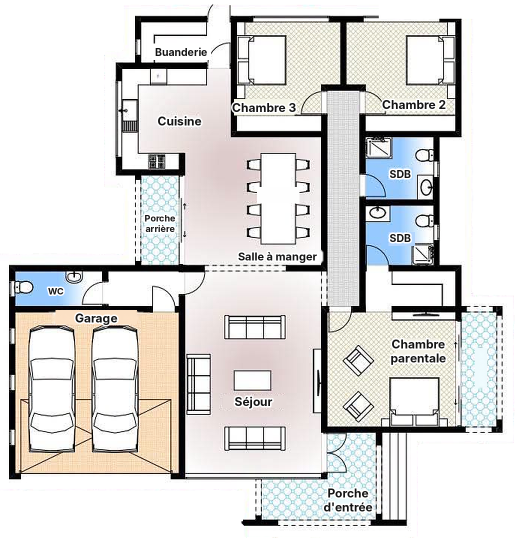
#> input picture visite_plan/jobs/V3-3CH-02/plan.png, 1030 x 1080 px (shown at 1/2 size)
$ python make_paths.py
#> lines starting #> are read from the running program, lines starting #| are printed output that depends on the picture
"""Pièces et trajets pour V3-3CH-02 : coordonnées du plan source (avant agrandissement x1.5), puis échelle K et décalage OFF vers plan.png."""
import json
from PIL import Image, ImageDraw
K = 1.5
OFF = (-20, -25)
def o(p): return (p[0]*K+OFF[0], p[1]*K+OFF[1])
def rect(x0,y0,x1,y1): return [(x0,y0),(x1,y0),(x1,y1),(x0,y1)]
POLYS = {
 "Porche d'entrée": rect(365, 650, 520, 720),
 "Séjour": rect(265, 380, 450, 653),
 "Salle à manger": rect(265, 200, 450, 376),
 "Cuisine": rect(180, 110, 330, 247),
 "Buanderie": rect(205, 65, 295, 100),
 "Garage": rect(40, 433, 265, 653),
 "Chambre 3": rect(330, 45, 475, 170),
 "Chambre 2": rect(480, 45, 630, 170),
 "SDB": rect(505, 200, 600, 370),
 "Chambre parentale": rect(455, 430, 690, 590),
}
START = (440, 715)
PATHS = {   # waypoints : toujours par les portes / ouvertures
 "Porche d'entrée": [START,(440,690)],
 "Séjour": [(440,690),(470,665),(462,628),(430,600),(370,520),(360,500)],
 "Salle à manger": [(360,500),(345,420),(345,378),(330,330),(330,300)],
 "Cuisine": [(330,300),(300,250),(270,210),(255,185)],
 "Buanderie": [(255,185),(285,140),(305,112),(305,92),(270,84)],
 "Garage": [(270,84),(305,112),(320,200),(330,330),(345,378),(300,395),(268,405),(232,405),(232,445),(150,520),(132,540)],
 "Chambre 3": [(132,540),(150,520),(232,445),(232,405),(268,405),(345,378),(420,330),(470,250),(470,180),(455,158),(400,120)],
 "Chambre 2": [(400,120),(455,158),(480,165),(520,160),(560,110)],
 "SDB": [(560,110),(520,160),(480,180),(480,265),(510,268),(550,240)],
 "Chambre parentale": [(550,240),(510,268),(480,265),(480,420),(475,442),(520,480),(560,490)],
}
def chaikin(pts, n=2):
    for _ in range(n):
        out=[pts[0]]
        for a,b in zip(pts,pts[1:]):
            out += [(0.75*a[0]+0.25*b[0],0.75*a[1]+0.25*b[1]),(0.25*a[0]+0.75*b[0],0.25*a[1]+0.75*b[1])]
        out.append(pts[-1]); pts=out
    return pts
rooms=[]
for name, wp in PATHS.items():
    sm = chaikin(wp) if len(wp)>2 else wp
    rooms.append({"name":name,"path":[[round(c,1) for c in o(p)] for p in sm],"poly":[[round(c,1) for c in o(p)] for p in POLYS[name]]})
json.dump({"start":list(o(START)),"rooms":rooms},open("paths.json","w"),indent=1,ensure_ascii=False)
img=Image.open("plan.png").convert("RGB"); d=ImageDraw.Draw(img,"RGBA")
#> further down, img is the input picture: PIL image 1030x1080 RGB; mean R, G, B 219, 217.9, 216.3
cols=[(240,138,46),(200,0,0),(0,160,0),(160,0,200),(0,160,160),(200,120,0),(255,0,120),(90,90,90),(0,0,0),(0,120,255)]
for i,r in enumerate(rooms):
    c=cols[i%len(cols)]
    d.polygon([tuple(p) for p in r["poly"]],fill=c+(45,),outline=c+(255,))
    d.line([tuple(p) for p in r["path"]],fill=c+(255,),width=5)
img.save("paths_check.png")
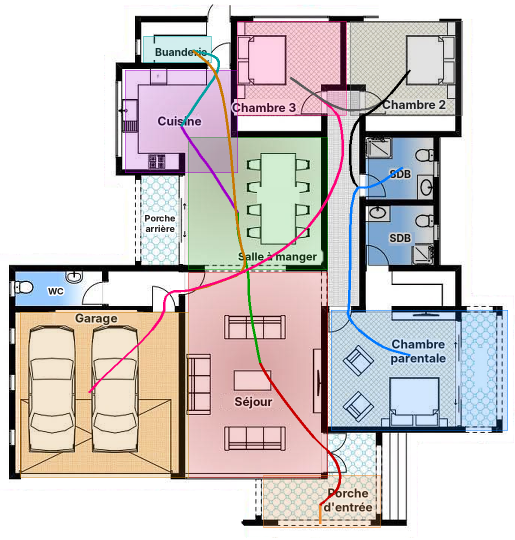
#> saved as paths_check.png: PIL image 1030x1080 RGB (shown at 1/2 size); mean R, G, B 209.6, 203, 202

$ run again, with visite_plan/jobs/V3-3CH-02/source.png copied over visite_plan/jobs/V3-3CH-02/plan.png
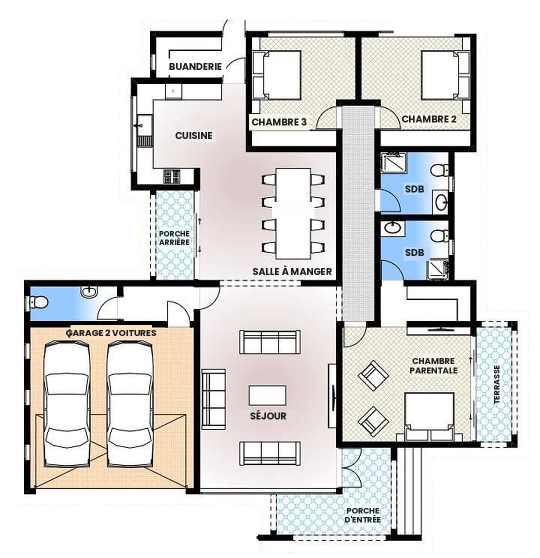
#> input picture visite_plan/jobs/V3-3CH-02/source.png, 1080 x 1116 px (shown at 1/2 size)
#> img is the input picture: PIL image 1080x1116 RGB; mean R, G, B 221.5, 220.5, 219
#> `img.save("paths_check.png")`:
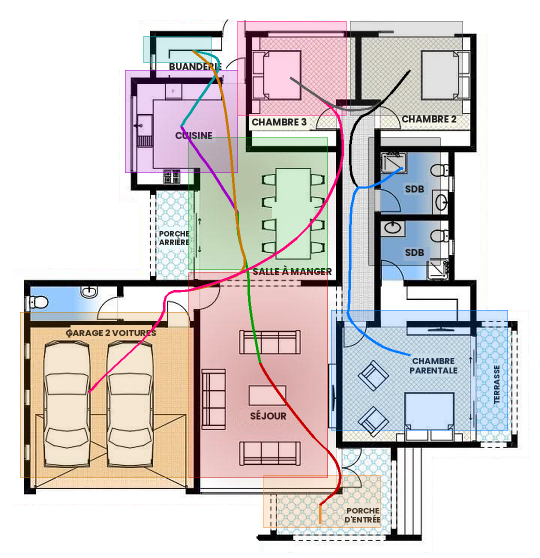
#> saved as paths_check.png: PIL image 1080x1116 RGB (shown at 1/2 size); mean R, G, B 212.7, 206.7, 205.7
